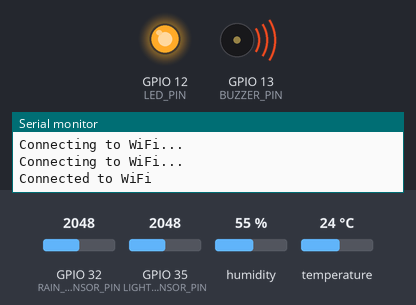
This sketch was run on a simulated ESP32. On the bench: output pins drawn as LEDs (lit = HIGH), buzzer (waves = sounding, pin HIGH), the last lines printed to the serial monitor. The inputs (shaded band) are chosen by the test bench; at power-on: GPIO 35 (LIGHT_SENSOR_PIN) = 2048, GPIO 32 (RAIN_SENSOR_PIN) = 2048, temperature 24 °C, humidity 55 %. WiFi joins after 1.5 s; servers stay silent unless stated.

Above: at 3.2 s.
3.3 s: GPIO 35 (LIGHT_SENSOR_PIN) set to 543
At 5.5 s:
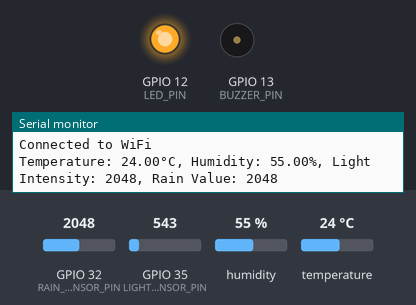
12.1 s: GPIO 35 (LIGHT_SENSOR_PIN) set to 455
At 17.0 s:
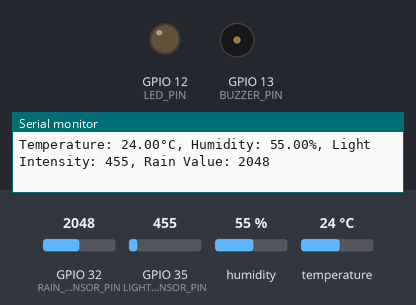
20.4 s: GPIO 32 (RAIN_SENSOR_PIN) set to 523
26.7 s: GPIO 32 (RAIN_SENSOR_PIN) set to 476
At 27.4 s:
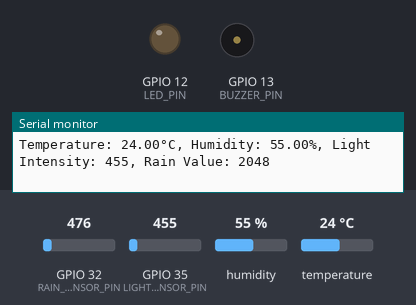
33.0 s: temperature set to 16 °C
39.3 s: temperature set to 13 °C
At 41.0 s:
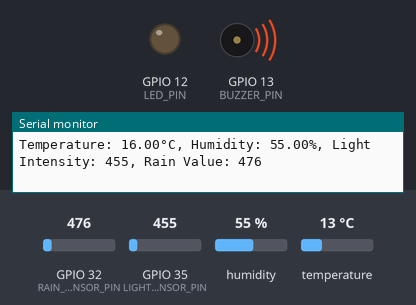
Timing chart, 0 to 51.4 s (numbered marks = the images above; inputs shaded):
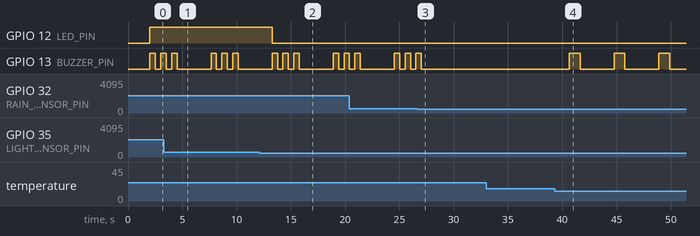

The sketch:

service-meteo.ino
```cpp
#include <WiFi.h>
#include <DHT.h>
#include <IOXhop_FirebaseESP32.h>

const char* WIFI_SSID = "IOT";
const char* WIFI_PASSWORD = "iot12345";

#define FIREBASE_HOST "https://services-meteologiques-default-rtdb.firebaseio.com/"
#define FIREBASE_AUTH "3Zg8ehZjxaGoU1rhE343tvTdgXZhli04KwlaPUrQ"

#define DHT_PIN 14
#define LIGHT_SENSOR_PIN 35
#define RAIN_SENSOR_PIN 32
#define LED_PIN 12
#define BUZZER_PIN 13

#define DHT_TYPE DHT11
#define RAIN_THRESHOLD 500
#define COLD_THRESHOLD 15
#define HOT_THRESHOLD 30

DHT dht(DHT_PIN, DHT_TYPE);

void setup() {
  Serial.begin(115200);

  WiFi.begin(WIFI_SSID, WIFI_PASSWORD);
  while (WiFi.status() != WL_CONNECTED) {
    delay(1000);
    Serial.println("Connecting to WiFi...");
  }
  Serial.println("Connected to WiFi");

  dht.begin();

  pinMode(LIGHT_SENSOR_PIN, INPUT);
  pinMode(RAIN_SENSOR_PIN, INPUT);
  pinMode(LED_PIN, OUTPUT);
  pinMode(BUZZER_PIN, OUTPUT);

  Firebase.begin(FIREBASE_HOST, FIREBASE_AUTH);
}

void loop() {
  float temperature = dht.readTemperature();
  float humidity = dht.readHumidity();
  int lightIntensity = analogRead(LIGHT_SENSOR_PIN);
  int rainValue = analogRead(RAIN_SENSOR_PIN);

  bool isDaytime = (lightIntensity > 500);
  bool isRaining = (rainValue > RAIN_THRESHOLD);
  bool isCold = (temperature < COLD_THRESHOLD);
  bool isHot = (temperature > HOT_THRESHOLD);

  digitalWrite(LED_PIN, isDaytime ? HIGH : LOW);

  if (isRaining) {
    for (int i = 0; i < 3; i++) {
      digitalWrite(BUZZER_PIN, HIGH);
      delay(500);
      digitalWrite(BUZZER_PIN, LOW);
      delay(500);
    }
  } else if (isCold) {
    digitalWrite(BUZZER_PIN, HIGH);
    delay(1000);
    digitalWrite(BUZZER_PIN, LOW);
    delay(500);
  } else if (isHot) {
    for (int i = 0; i < 2; i++) {
      digitalWrite(BUZZER_PIN, HIGH);
      delay(500);
      digitalWrite(BUZZER_PIN, LOW);
      delay(500);
    }
  } else {
    digitalWrite(BUZZER_PIN, LOW);
  }

  Serial.print("Temperature: ");
  Serial.print(temperature);
  Serial.print("°C, Humidity: ");
  Serial.print(humidity);
  Serial.print("%, Light Intensity: ");
  Serial.print(lightIntensity);
  Serial.print(", Rain Value: ");
  Serial.println(rainValue);

  Firebase.setFloat("oussama/temperature", temperature);
  Firebase.setFloat("oussama/humidity", humidity);
  Firebase.setInt("oussama/light_intensity", lightIntensity);
  Firebase.setInt("oussama/rain_value", rainValue);

  delay(2000);
}
```

Measured:
- the behaviour switches between 501 and 500 on GPIO 35 (LIGHT_SENSOR_PIN) (found by bisection; images 1 and 2)
- the behaviour switches between 15 and 14 °C on temperature (found by bisection; images 3 and 4)
- after the input at 12.1 s, GPIO 12 (LED_PIN): HIGH → LOW after 1.2 s
- after the input at 26.7 s, GPIO 13 (BUZZER_PIN): goes on until 27.0 s, then stays LOW
- after the input at 39.3 s, GPIO 13 (BUZZER_PIN): alternates HIGH for 1.0 s and LOW for 3.1 s, starting after 1.4 s
